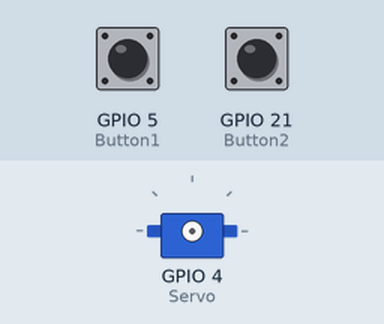
A program run on a simulated Raspberry Pi (BCM pin numbers). Shown: servo. The inputs (shaded band) are chosen by the test bench; at power-on: GPIO 5 (Button1) HIGH, GPIO 21 (Button2) HIGH. Servo angles are drawn from the pulse width (0.5 ms = 0°, 2.5 ms = 180°); the clock reads 2024-03-15 10:24:30 at power-on unless the program sets it.

Above: at 0.05 s.
Timing chart, 0 to 4.6 s (numbered marks = the images above):
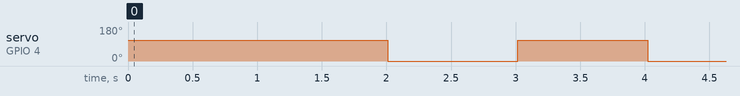

The program:

Opdracht_6.py
```python
import RPi.GPIO as GPIO
import time

Button1 = 5
Button2 = 21
Servo = 4

GPIO.setmode(GPIO.BCM)
GPIO.setup(Button1, GPIO.IN, GPIO.PUD_UP)
GPIO.setup(Button2, GPIO.IN, GPIO.PUD_UP)
GPIO.setup(Servo, GPIO.OUT)

# Starten van het PWM signaal voor de servo
pwm = GPIO.PWM(Servo, 50)
pwm.start(0)

# Functie om gebruik te maken van millis
def millis():
    return time.time() * 1000

# Variabele om de tijd bij te houden
huidigeTijd = millis()
vorigeTijd = millis()
pauze = millis()


# Methode om de angle van de servo te berekeken en daarbij de duty cycle aan te passen
def SetAngle(angle):
    duty = angle / 18 + 2
    GPIO.output(Servo, True)
    pwm.ChangeDutyCycle(duty)

# Variabele voor het bewegen van de servo
draai1 = False
draai2 = False

while True:
    huidigeTijd = millis()
    btnState1 = GPIO.input(Button1)
    btnState2 = GPIO.input(Button2)

    global tijd

    # Check of button1 is ingedrukt
    if btnState1 == GPIO.HIGH:
        if not draai1:
            draai1 = True
            vorigeTijd = millis()
            tijd = 1000

    # Check of button 2 is ingedrukt
    if btnState2 == GPIO.HIGH:
        if not draai1:
            draai1 = True
            vorigeTijd = millis()
            tijd = 500

    # Check of dat de servo moet gaan draaien
    if draai1:
        # Check of de servo nog niet is gedraaid
        if not draai2:
            if (huidigeTijd - vorigeTijd) >= tijd:
                vorigeTijd = millis()
                SetAngle(120)
                draai2 = True
        # Check of de servo al wel is gedraaid
        if draai2:
            if (huidigeTijd - vorigeTijd) >= tijd:
                SetAngle(0)
                draai2 = False
                draai1 = False
```

Measured:
- by itself, servo on GPIO 4 (Servo): alternates 111° for 1.0 s and 0° for 1.0 s
